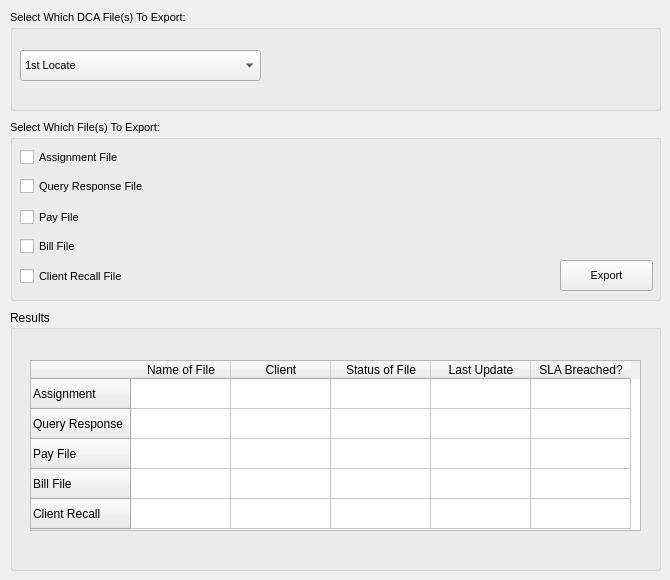
      <widget class="QWidget" name="tab_6">
       <attribute name="title">
        <string>To DCA</string>
       </attribute>
       <widget class="QGroupBox" name="groupBox_7">
        <property name="geometry">
         <rect>
          <x>10</x>
          <y>10</y>
          <width>651</width>
          <height>101</height>
         </rect>
        </property>
        <property name="font">
         <font>
          <family>Arial</family>
          <pointsize>8</pointsize>
         </font>
        </property>
        <property name="title">
         <string>Select Which DCA File(s) To Export:</string>
        </property>
        <widget class="QComboBox" name="comboBox_8">
         <property name="geometry">
          <rect>
           <x>10</x>
           <y>40</y>
           <width>241</width>
           <height>31</height>
          </rect>
         </property>
         <property name="toolTip">
          <string>Click to Select Client Name</string>
         </property>
         <item>
          <property name="text">
           <string>1st Locate</string>
          </property>
         </item>
        </widget>
       </widget>
       <widget class="QGroupBox" name="groupBox_8">
        <property name="geometry">
         <rect>
          <x>10</x>
          <y>120</y>
          <width>651</width>
          <height>181</height>
         </rect>
        </property>
        <property name="font">
         <font>
          <family>Arial</family>
          <pointsize>8</pointsize>
         </font>
        </property>
        <property name="title">
         <string>Select Which File(s) To Export:</string>
        </property>
        <widget class="QCheckBox" name="checkBox_14">
         <property name="geometry">
          <rect>
           <x>10</x>
           <y>27</y>
           <width>141</width>
           <height>20</height>
          </rect>
         </property>
         <property name="text">
          <string>Assignment File</string>
         </property>
        </widget>
        <widget class="QCheckBox" name="checkBox_15">
         <property name="geometry">
          <rect>
           <x>10</x>
           <y>51</y>
           <width>161</width>
           <height>31</height>
          </rect>
         </property>
         <property name="text">
          <string>Query Response File</string>
         </property>
        </widget>
        <widget class="QPushButton" name="pushButton_4">
         <property name="geometry">
          <rect>
           <x>550</x>
           <y>140</y>
           <width>93</width>
           <height>31</height>
          </rect>
         </property>
         <property name="toolTip">
          <string>Click To Process Selected Files</string>
         </property>
         <property name="text">
          <string>Export</string>
         </property>
        </widget>
        <widget class="QCheckBox" name="checkBox_3">
         <property name="geometry">
          <rect>
           <x>10</x>
           <y>89</y>
           <width>70</width>
           <height>17</height>
          </rect>
         </property>
         <property name="text">
          <string>Pay File</string>
         </property>
        </widget>
        <widget class="QCheckBox" name="checkBox_16">
         <property name="geometry">
          <rect>
           <x>10</x>
           <y>118</y>
           <width>70</width>
           <height>17</height>
          </rect>
         </property>
         <property name="text">
          <string>Bill File</string>
         </property>
        </widget>
        <widget class="QCheckBox" name="checkBox_19">
         <property name="geometry">
          <rect>
           <x>10</x>
           <y>141</y>
           <width>161</width>
           <height>31</height>
          </rect>
         </property>
         <property name="text">
          <string>Client Recall File</string>
         </property>
        </widget>
       </widget>
       <widget class="QTableWidget" name="tableWidget_5">
        <property name="geometry">
         <rect>
          <x>30</x>
          <y>360</y>
          <width>611</width>
          <height>171</height>
         </rect>
        </property>
        <property name="font">
         <font>
          <family>Arial</family>
          <pointsize>9</pointsize>
         </font>
        </property>
        <property name="sizeAdjustPolicy">
         <enum>QAbstractScrollArea::AdjustToContentsOnFirstShow</enum>
        </property>
        <row>
         <property name="text">
          <string>Assignment </string>
         </property>
        </row>
        <row>
         <property name="text">
          <string>Query Response</string>
         </property>
        </row>
        <row>
         <property name="text">
          <string>Pay File</string>
         </property>
        </row>
        <row>
         <property name="text">
          <string>Bill File</string>
         </property>
        </row>
        <row>
         <property name="text">
          <string>Client Recall</string>
         </property>
        </row>
        <column>
         <property name="text">
          <string>Name of File</string>
         </property>
        </column>
        <column>
         <property name="text">
          <string>Client</string>
         </property>
        </column>
        <column>
         <property name="text">
          <string>Status of File</string>
         </property>
        </column>
        <column>
         <property name="text">
          <string>Last Update</string>
         </property>
        </column>
        <column>
         <property name="text">
          <string>SLA Breached?</string>
         </property>
        </column>
       </widget>
       <widget class="QGroupBox" name="groupBox_12">
        <property name="geometry">
         <rect>
          <x>10</x>
          <y>310</y>
          <width>651</width>
          <height>261</height>
         </rect>
        </property>
        <property name="title">
         <string>Results</string>
        </property>
       </widget>
       <zorder>groupBox_12</zorder>
       <zorder>tableWidget_5</zorder>
       <zorder>groupBox_7</zorder>
       <zorder>groupBox_8</zorder>
      </widget>
